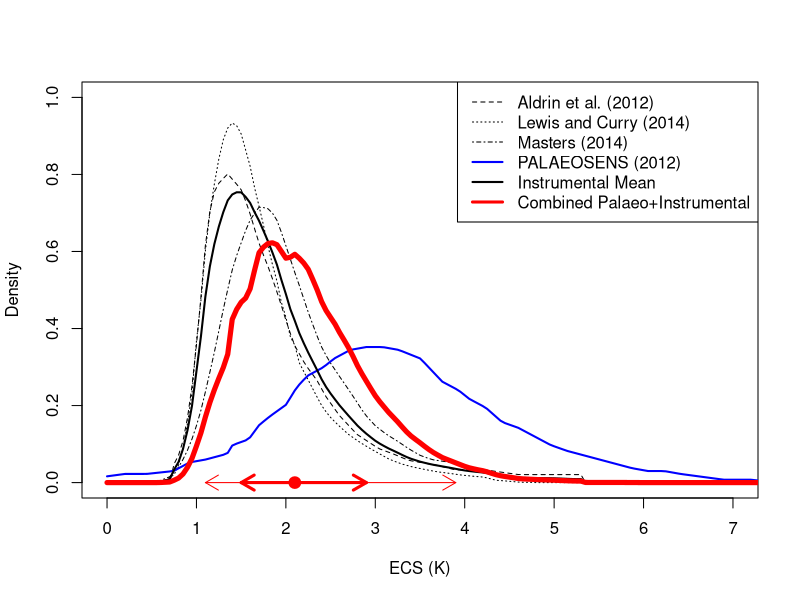

Write the R code that produced this figure.
#Troy Masters 2014

#set working directory
setwd('C:/Climate/CombiningEvidence')

#resolution to consider for distribution
resolution<-seq(0,10,by=0.05)

#get density for aldrin
aldrin_data<-read.table('aldrin_digitized.txt',sep=',')
aldrin_int<-approx(x=aldrin_data[[1]], y=aldrin_data[[2]], xout=resolution)$y
aldrin_int[is.na(aldrin_int) | aldrin_int < 0]<-0

#get density for lewis and curry
lc_data<-read.table('lewis_and_curry_digitized.txt',sep=',')
lc_int<-approx(x=lc_data[[1]], y=lc_data[[2]], xout=resolution)$y
lc_int[is.na(lc_int) | lc_int < 0]<-0

#get density for masters
masters_data<-read.table('masters_digitized.txt',sep=',')
masters_int<-approx(x=masters_data[[1]], y=masters_data[[2]], xout=resolution)$y
masters_int[is.na(masters_int) | masters_int < 0]<-0

#get average of instrumental distributions
instrumental_avg<-(aldrin_int+lc_int+masters_int)/3

#get density for paleosens
paleo_data<-read.table('paleosens_digitized.txt',sep=',')
#must switch from K / Wm^2 to 2xCO2 doubling
paleo_int<-approx(x=paleo_data[[1]]*3.7, y=paleo_data[[2]], xout=resolution)$y
paleo_int[is.na(paleo_int) | paleo_int < 0]<-0

#draw main plot
plot(x=resolution,y=aldrin_int/sum(aldrin_int*.05), type='l', ylim=c(0,1.0), xlim=c(0,7),lty=2, 
	ylab="Density", xlab="ECS (K)")
points(x=resolution,y=lc_int/sum(lc_int*.05), type='l',lty=3)
points(x=resolution,y=masters_int/sum(masters_int*.05), type='l',lty=4)
points(x=resolution,y=paleo_int/sum(paleo_int*.05), type='l',lwd=2,col='blue')
points(x=resolution,y=(instrumental_avg)/sum(instrumental_avg*.05), type='l',lwd=2,col='black')
points(x=resolution,y=(instrumental_avg*paleo_int)/sum(instrumental_avg*paleo_int*.05), type='l',lwd=5,col='red')
legend("topright", legend=c("Aldrin et al. (2012)", "Lewis and Curry (2014)", "Masters (2014)", "PALAEOSENS (2012)", "Instrumental Mean", "Combined Palaeo+Instrumental"),
	col=c("black","black","black","blue","black","red"), lty=c(2,3,4,1,1,1), lwd=c(1,1,1,2,2,3))
	

#function to find percentiles within the given distribution
findPercentile<-function(distribution, percentile)
{
	for (i in 1:length(distribution))
	{
		if (sum(distribution[1:i]) >= percentile)
		{
			return(resolution[i])
		}
	}
}

#find confidence ranges and median
low<-findPercentile((instrumental_avg*paleo_int)/sum(instrumental_avg*paleo_int), 0.025)
r_lo<-findPercentile((instrumental_avg*paleo_int)/sum(instrumental_avg*paleo_int), 0.16)
med<-findPercentile((instrumental_avg*paleo_int)/sum(instrumental_avg*paleo_int), 0.5)
r_hi<-findPercentile((instrumental_avg*paleo_int)/sum(instrumental_avg*paleo_int), 0.84)
high<-findPercentile((instrumental_avg*paleo_int)/sum(instrumental_avg*paleo_int), 0.975)
arrows(x0=low, y0=0, x1=high, y1=0, lwd=1, length=0.15, code=3, col="red")
arrows(x0=r_lo, y0=0, x1=r_hi, y1=0, lwd=3, length=0.15, code=3, col="red")
points(x=med,y=0, lwd=5, col="red")